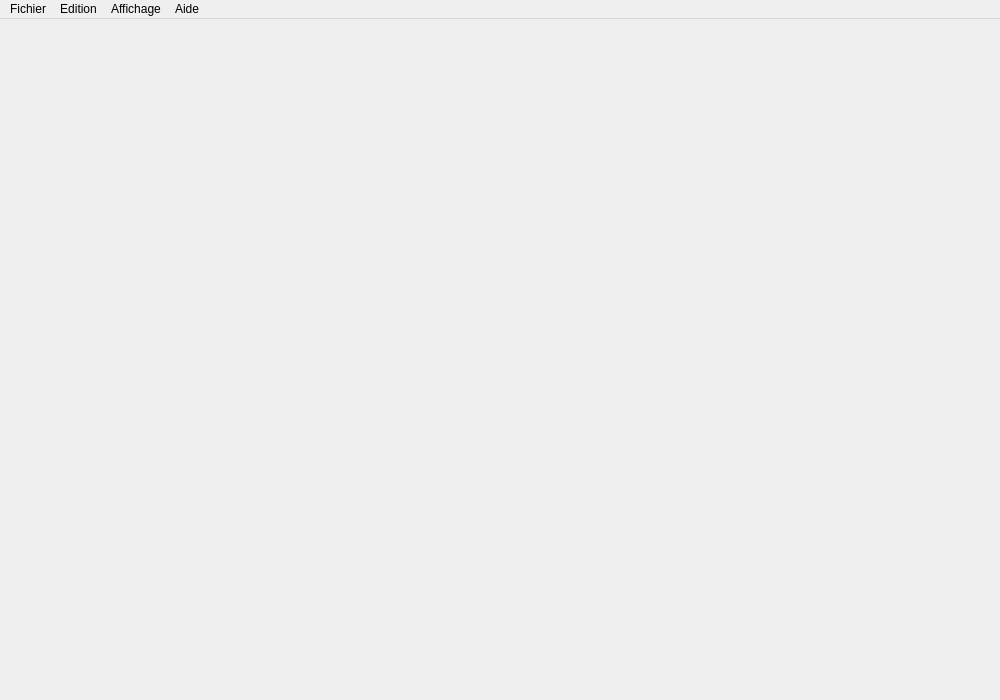
<?xml version="1.0" encoding="UTF-8"?>
<ui version="4.0">
 <class>MainWindow</class>
 <widget class="QMainWindow" name="MainWindow">
  <property name="geometry">
   <rect>
    <x>0</x>
    <y>0</y>
    <width>1000</width>
    <height>700</height>
   </rect>
  </property>
  <property name="windowTitle">
   <string>Album Photo</string>
  </property>
  <property name="styleSheet">
   <string notr="true"/>
  </property>
  <widget class="QWidget" name="central_widget">
   <layout class="QHBoxLayout" name="central_widget_layout">
    <property name="leftMargin">
     <number>0</number>
    </property>
    <property name="topMargin">
     <number>0</number>
    </property>
    <property name="rightMargin">
     <number>0</number>
    </property>
    <property name="bottomMargin">
     <number>0</number>
    </property>
    <item>
     <widget class="QStackedWidget" name="stacked_widget"/>
    </item>
   </layout>
  </widget>
  <widget class="QMenuBar" name="menu_bar">
   <property name="geometry">
    <rect>
     <x>0</x>
     <y>0</y>
     <width>1000</width>
     <height>22</height>
    </rect>
   </property>
   <widget class="QMenu" name="file_menu">
    <property name="title">
     <string>Fichier</string>
    </property>
    <addaction name="import_images_action"/>
   </widget>
   <widget class="QMenu" name="edit_menu">
    <property name="title">
     <string>Edition</string>
    </property>
    <addaction name="preferences_action"/>
   </widget>
   <widget class="QMenu" name="help_menu">
    <property name="title">
     <string>Aide</string>
    </property>
    <addaction name="help_action"/>
    <addaction name="about_action"/>
   </widget>
   <widget class="QMenu" name="view_menu">
    <property name="title">
     <string>Affichage</string>
    </property>
    <widget class="QMenu" name="images_size_action">
     <property name="title">
      <string>Taille des images</string>
     </property>
     <addaction name="action_small_images"/>
     <addaction name="action_medium_images"/>
     <addaction name="action_large_images"/>
    </widget>
    <addaction name="images_size_action"/>
   </widget>
   <addaction name="file_menu"/>
   <addaction name="edit_menu"/>
   <addaction name="view_menu"/>
   <addaction name="help_menu"/>
  </widget>
  <action name="import_images_action">
   <property name="text">
    <string>Importer les images depuis...</string>
   </property>
  </action>
  <action name="preferences_action">
   <property name="text">
    <string>Préférences</string>
   </property>
  </action>
  <action name="about_action">
   <property name="text">
    <string>A propos</string>
   </property>
  </action>
  <action name="help_action">
   <property name="text">
    <string>Aide</string>
   </property>
  </action>
  <action name="action_small_images">
   <property name="checkable">
    <bool>true</bool>
   </property>
   <property name="text">
    <string>Petites</string>
   </property>
  </action>
  <action name="action_medium_images">
   <property name="checkable">
    <bool>true</bool>
   </property>
   <property name="checked">
    <bool>true</bool>
   </property>
   <property name="text">
    <string>Moyennes</string>
   </property>
  </action>
  <action name="action_large_images">
   <property name="checkable">
    <bool>true</bool>
   </property>
   <property name="text">
    <string>Grandes</string>
   </property>
  </action>
 </widget>
 <resources>
  <include location="../images/samples.qrc"/>
 </resources>
 <connections/>
</ui>
